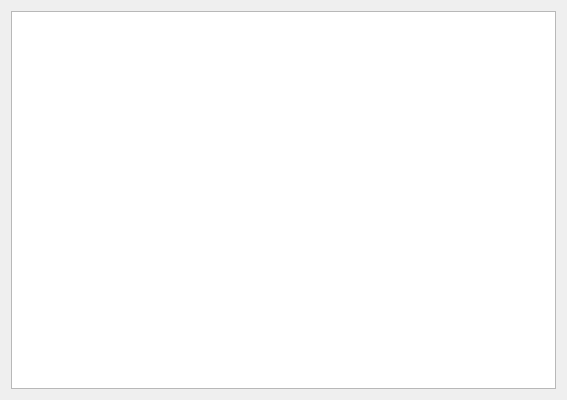
<?xml version="1.0" encoding="UTF-8"?>
<ui version="4.0">
 <class>JsonEditor</class>
 <widget class="QWidget" name="JsonEditor">
  <property name="geometry">
   <rect>
    <x>0</x>
    <y>0</y>
    <width>567</width>
    <height>400</height>
   </rect>
  </property>
  <property name="windowTitle">
   <string>Frame</string>
  </property>
  <property name="autoFillBackground">
   <bool>false</bool>
  </property>
  <layout class="QFormLayout" name="formLayout">
   <item row="0" column="0" colspan="2">
    <widget class="QTreeView" name="treeView">
     <property name="maximumSize">
      <size>
       <width>16777215</width>
       <height>16777215</height>
      </size>
     </property>
     <property name="frameShape">
      <enum>QFrame::Shape::StyledPanel</enum>
     </property>
    </widget>
   </item>
  </layout>
 </widget>
 <resources/>
 <connections/>
</ui>
